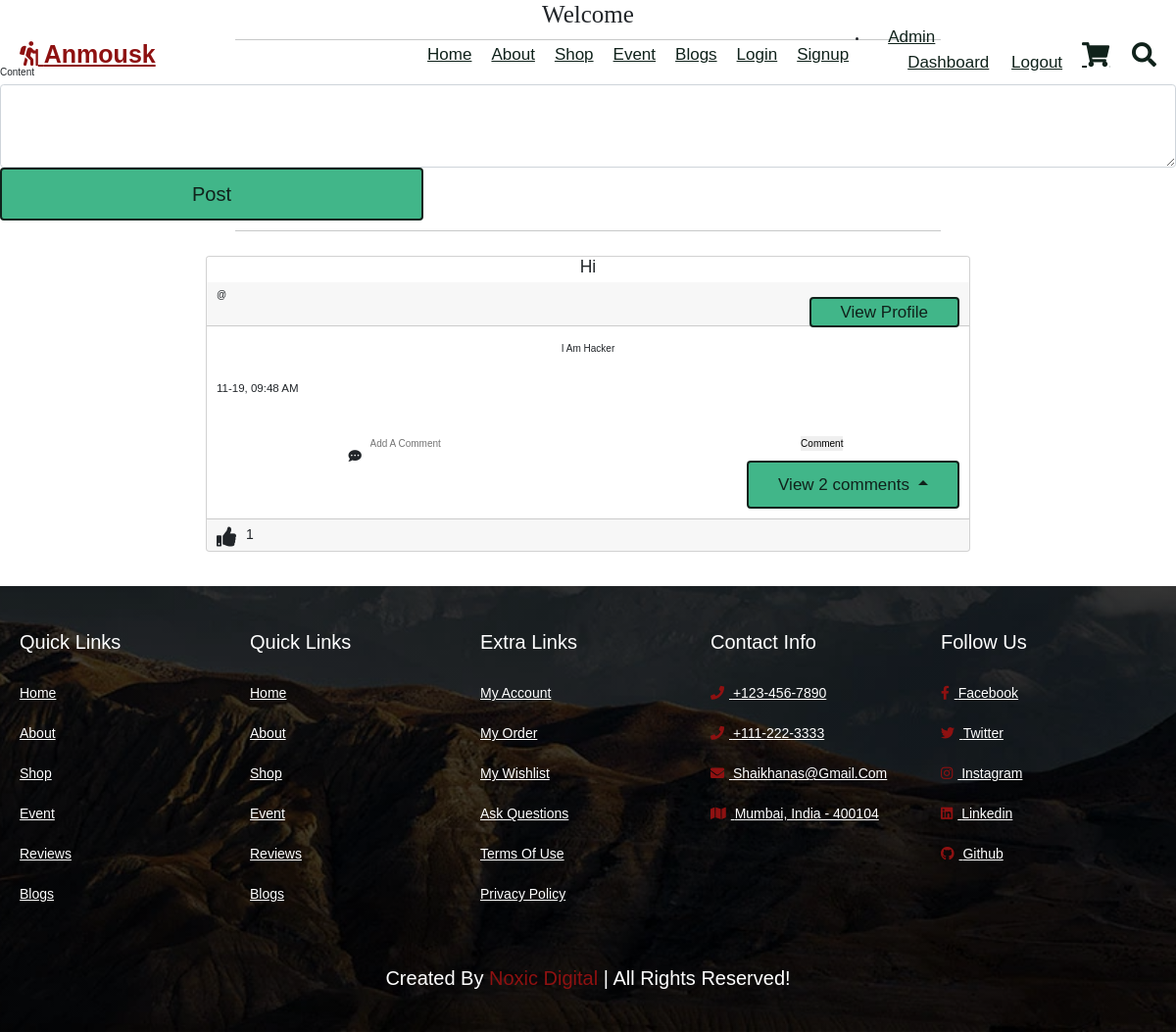
The app's page /event (signed in) with its own data.
### app.py (models this page shows)
class Posts(db.Model):
    id = db.Column(db.Integer, primary_key=True)
    title = db.Column(db.String(255))
    banner = db.Column(db.LargeBinary)
    content = db.Column(db.Text)
    date_posted = db.Column(db.DateTime, default=datetime.utcnow)
    slug = db.Column(db.String(255))
    author = db.Column(db.Integer, db.ForeignKey(
        'users.id', ondelete='CASCADE'), nullable=False)
    comments = db.relationship(
        'Comment', backref='posts', cascade='all, delete, delete-orphan', lazy=True, passive_deletes=True)
    likes = db.relationship('Like', cascade='all, delete, delete-orphan',
                            backref='posts', lazy=True, passive_deletes=True)

### app.py (the view, shortened to what this page needs)
@app.route('/event', methods=['GET', 'POST'])
@login_required
def event():
    form= PostForm()
    author = current_user.id
    posts = Posts.query.order_by(Posts.date_posted)
    correct_time = timedelta(hours=4)
    return render_template('new-events.html', user=author, posts=posts, correct_time=correct_time, form=form)

### app.py
class PostForm(FlaskForm):
    title = StringField("Title", validators=[DataRequired()])
    author = StringField("Author")
    banner = FileField('Banner')
    content = CKEditorField('Content',validators=[DataRequired()])
    slug = StringField("Slug", [DataRequired()])
    submit = SubmitField("Submit")

class SearchForm(FlaskForm):
    searched = StringField("Searched", validators=[DataRequired()])
    submit = SubmitField("Submit")

### app.py (called while the page is built)
@login_manager.user_loader
def load_user(user_id):
    return Users.query.get(int(user_id))

@app.context_processor
def base():
    form = SearchForm()
    return dict(form=form)

### templates/new-events.html (shortened to what this page needs)
{% extends "base.html" %}
{% block content %}
<div class="opening">
  <h1 class="header1">Welcome </h1>
  <hr />
</div>
<br />
{% if current_user.is_authenticated %}
<div class="form-floating">
  <form method="POST" autocomplete="off" action="">
    {{ form.content.label (class="form-label")}}
    {{ form.content(class="form-control", rows="5")}}
    <button class="btn btn-dark button" type="submit">Post</button>
  </form>
  {% else %}
  <h2>Must Be Logged In...</h2>
  <p>sorry, you must be logged in to access this page!</p>
  <a href="{{ url_for('login')}}">Login Here</a>
  {% endif %}
</div>
<div class="break">
  <hr />
</div>
<br />
<div id="posts-reload">
  {% for post in posts %}
  <div class="card text-center post-container">
    <h3>{{post.title}}</h3>
    <div class="card-header post-title">
      @{{post.username}} &nbsp;
      &nbsp; <a href="/profile/{{post.username}}" class="btn btn-primary profile-btn">View Profile</a>
    </div>
    <div class="card-body">
      <p class="card-title post-text">{{post.content|safe|truncate(100, true)}}</p>
      <br>
      <p class="card-text time">
        {{(post.date_posted - correct_time).strftime('%m-%d, %I:%M %p')}}
      </p>
      <br />
      <div id="form-reload-{{post.id}}">
        <form onsubmit="return addComment(post.id)" id="comment-form-{{post.id}}" method="POST"
          action="/add-comment/{{post.id}}" autocomplete="off">
          <div class="comment-container">
            <i class="fa-solid fa fa-comment-dots fa-lg"></i>
            <input name="comment" type="text" id="comment-{{post.id}}" class="comment" placeholder="Add a comment" />
            <button type="submit" id="comment-button-{{post.id}}" class="comment-button">Comment</button>
        </form>
      </div>
      <div id="options-{{post.id}}">
        {%if post.comments %}
        <div class="btn-group dropup comments-section" id="comment-section-{{post.id}}">
          <button type="button" class="btn btn-secondary dropdown-toggle" data-bs-toggle="dropdown"
            aria-expanded="false">
            {% if post.comments|length > 1%} View {{post.comments|length}}
            comments {%else%} View {{post.comments|length}} comment {%endif%}
          </button>
        </div>
        {%else%}
        <div id="no-comments-{{post.id}}">
          <button type="button" id="blank-comment-section" class="btn btn-secondary" style="float: right;" disabled>
            No comments available
          </button>
        </div>
        {%endif%}
      </div>
    </div>
  </div>
  <div class="card-footer ">
    {% set postid = post.id %}
    {% if user.id in post.likes | map(attribute='author')|list %}
    <i style="float: left; text-decoration: none; margin-top: 3px; margin-bottom: -1px;" id="like-button-{{post.id}}"
      class="fa fa-thumbs-up fa-2x like-btn" onclick='like({{postid}})'>&nbsp;&nbsp; </i><span
      id="like-count-{{post.id}}" class="like-count"> {{post.likes|length}}</span>
    {%else%}
    <i style="float: left; text-decoration: none; margin-top: 3px; margin-bottom: -1px;"
      class="fa fa-thumbs-up fa-2x like-btn" id="like-button-{{post.id}}" onclick="like({{postid}})">&nbsp;&nbsp;
    </i><span id="like-count-{{post.id}}" class="like-count">{{post.likes|length}}</span>
    {%endif%}
  </div>
</div>
{%endfor%}
{% endblock %}

### static/css/style.css (style rules this page uses)
:root { --red: rgb(142, 17, 17); --green: #20914f; --ff-poppins: 'Poppins', sans-serif; --ff-cuprum: 'Cuprum', sans-serif; --fs-1: 4.5rem; --fs-2: 3.6rem; --fs-3: 3.5rem; --fs-4: 3.2rem; --fs-5: 2.5rem; --fs-6: 2.4rem; --fs-7: 2.2rem; --fs-8: 2rem; --fs-9: 1.8rem; --fs-10: 1.5rem; --fs-11: 1.4rem; --fs-12: 1.3rem; --fw-600: 600; --fw-500: 500; --section-padding: 80px; --shadow-1: 3px 4px 30px hsla(0, 0%, 53%, 0.1); --shadow-2: 5px 3px 40px hsla(191, 100%, 17%, 0.1); --radius-5: 5px; --transition-1: 0.25s ease; --transition-2: 0.5s ease; --cubic-out: cubic-bezier(0.33, 0.85, 0.4, 0.96); }
* { font-family: 'Poppins', sans-serif; margin: 0; padding: 0; -webkit-box-sizing: border-box; box-sizing: border-box; outline: none; border: none; text-decoration: none; text-transform: capitalize; -webkit-transition: .2s linear; transition: .2s linear; }
html { font-size: 62.5%; overflow-x: hidden; scroll-behavior: smooth; scroll-padding-top: 5rem; }
.btn { margin-top: 1rem; display: inline-block; border: 0.2rem solid #10221b; color: #10221b; cursor: pointer; background: #41b689; font-size: 1.7rem; padding: 1rem 3rem; border-radius: 4px; }
.opening { width: 60%; text-align: center; margin: auto; }
.header1 { font-family: Georgia, "Times New Roman", Times, serif; text-decoration: wavy; text-align: center; }
.button { width: 36%; margin: auto; font-size: 20px; }
.break { margin: auto; width: 60%; height: 9%; }
.post-title { float: right; height: 45px; text-align: left; }
.post-container { width: 65%; margin: auto; margin-bottom: 35px; }
.profile-btn { padding-bottom: 1px; padding-top: 1px; float: right; }
.post-text { text-align: left; text-decoration: none; font-size: 150%; }
.time { text-align: left; text-decoration: none; font-size: 115%; }
.comment-container { height: 10%; }
.comment-container i { position: absolute; margin: 15px 0px 15px 15px ; padding-left: 1px; }
.comment { width: 60%; padding-left: 28px; margin-left: 10px; min-width: 175px; }
.comment-button { margin-left: 10px; }
.like-btn { float: left; text-decoration: none; font-style: normal; margin-top: 3px; margin-bottom: -1px; }
.comments-section { float: right; }
.like-count { float: left; font-size: 140%; }

### records on screen
Posts: title "Hi", content "I Am Hacker", date_posted "11-19, 09:48 AM", comments|length "2", likes|length "1"
